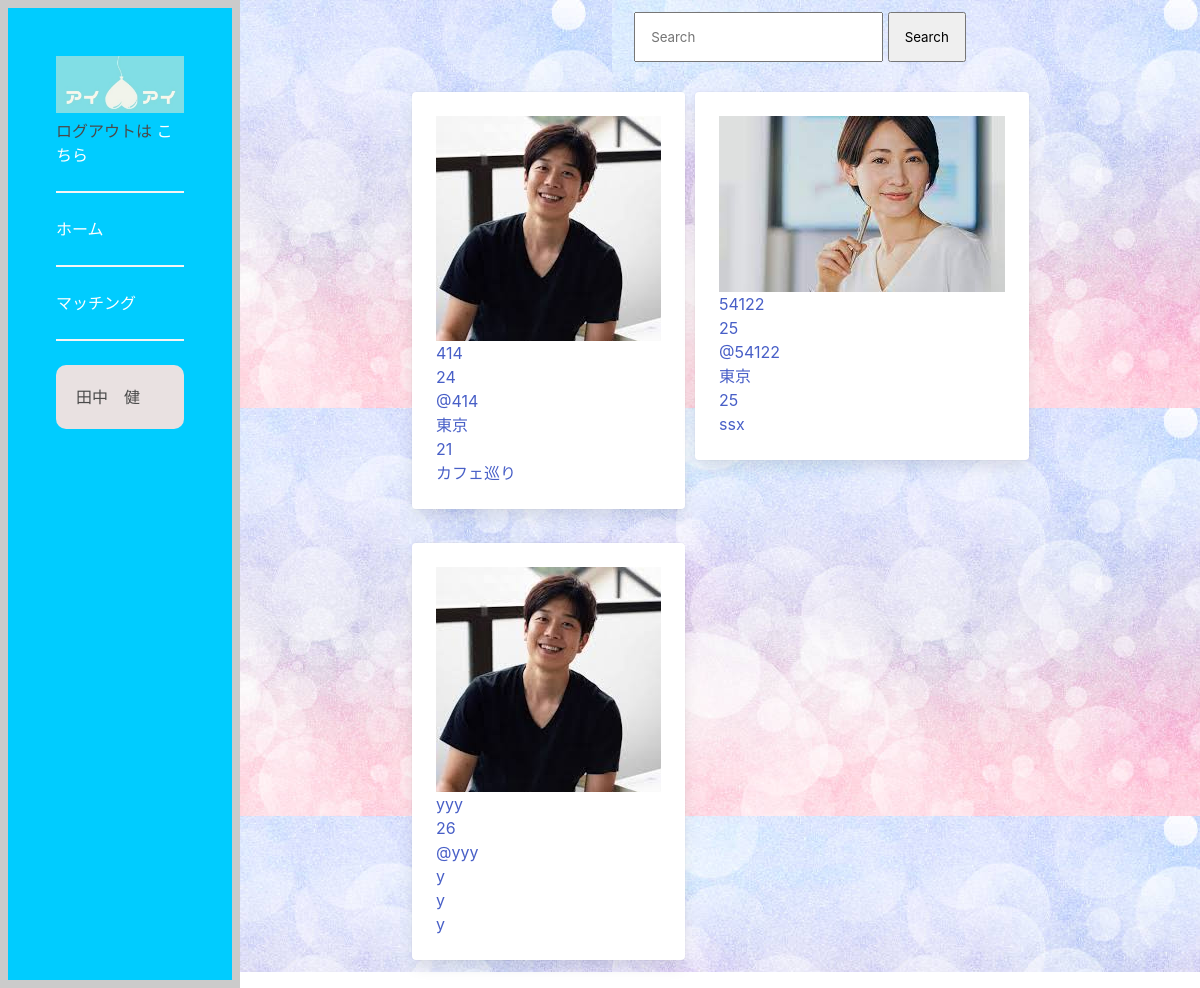
/profile_list/ (signed in), run on the app's committed database.
### dwitter/models.py (models this page shows, shortened)
class Account(models.Model):
    user = models.OneToOneField(User, on_delete=models.CASCADE)
    last_name = models.CharField(max_length=100)
    first_name = models.CharField(max_length=100)
    account_image = models.ImageField(upload_to="",blank=True)
    category = models.CharField(
        max_length=100,
        choices = CATEGORY,
    )
    area = models.CharField(max_length=100)
    age = models.CharField(max_length=100)
    hobby = models.CharField(max_length=100)

### dwitter/views.py (the view)
# urls.py: path("profile_list/", views.profile_list, name="profile_list" ),
@login_required
def profile_list(request):
        if 'q' in request.GET:
            q = request.GET['q']
            multiple_q = Q(Q(user__username__icontains=q) | Q(age__icontains=q) | Q(hobby__icontains=q)| Q(last_name__icontains=q)| Q(area__icontains=q))
            account = Account.objects.filter(multiple_q)
        else:
            account = Account.objects.exclude(user=request.user)
        context = {
            'account': account
        }
        return render(request, "dwitter/profile_list.html", context)

### dwitter/templates/dwitter/profile_list.html
{% extends 'base.html' %}
{% block content %}
<div class="column">
  <form class="center">
    <input class="search" name="q" type="search" placeholder="Search" aria-label="Search">
    <button class="btn" type="submit">Search</button>
  </form>
  <section class="row">
{% for account in account %}
    <div class="block">
      <div class="card">
        <a href="{% url 'profile' account.user.id %}">
          <div class="card-content">
            <div class="">
              <div class="">
                <figure class="image is-58x58">
                  <img src="{{ account.account_image.url}}" alt="{{ account.account_image}}" class="card-img-top">
                </figure>
              </div>
              <div class="media-content">
                <p>{{ account.user.username }}</p>
<p>{{account.id}}</p>
                <p>@{{ account.user.username|lower }}</p>
                <p>{{ account.area }}</p>
                <p>{{ account.age }}</p>
                <p>{{ account.hobby }}</p>
              </div>
            </div>
          </div>
        </a>
      </div>
    </div>
{% endfor %}
</section>
</div>
{% endblock content %}

### dwitter/templates/base.html (shortened to what this page needs)
{% load static %}
<!DOCTYPE html>
<html lang="en">
<head>
     <link rel="stylesheet"
    href="https://cdn.jsdelivr.net/npm/bulma@0.9.3/css/bulma.min.css">
    <link rel="stylesheet" href="{% static 'css/dwitter.css' %}">
    <link rel="stylesheet" href="{% static 'css/dwitter-pages.css' %}">
</head>
<body>
    <section class=" is-success mb-4">
        <div class="hero-body">
            <img src={% static "css/main_image.jpg" %}>
            <p> ログアウトは
                <a href="{% url 'Logout' %}">こちら</a> <br>
                <hr>
                <a href="{% url 'dashboard' %}">ホーム</a> <br>
                <hr>
                <a href="{% url 'profile_list' %}">マッチング</a> <br>
                <hr>
            </p>
                <p class="login__user">{{user.account.last_name}}　{{user.account.first_name}}</p>
        </div>
        <div class="containera">
            <div class="">
                {% block content %}
                {% endblock content %}
            </div>
        </div>
</body>
</html>

### static/css/dwitter.css (style rules this page uses)
body { background-image: url(../css/BackGroundSample.jpg); }
.hero-body { height: 100%; width: 20%; background-color: #00CCFF; box-sizing: border-box; border: 8px solid rgb(203, 203, 203); position: fixed; }
.hero-body a { color: #fff; }
.containera { height: 100%; padding-left: 25em; }
.login__user { padding: 20px; border-radius: 10px; background-color: rgb(233, 225, 225); }

### static/css/dwitter-pages.css (style rules this page uses)
.row { gap: 10px; display: flex; flex-wrap: wrap; }
.center { text-align: center; padding-bottom: 30px; }
.search { padding: 15px; }
.btn { padding: 15px; }

### data on the page
Account: account_image (picture), user.username "414", id "24", area "東京", age "21", hobby "カフェ巡り"
Account: account_image (picture), user.username "54122", id "25", area "東京", age "25", hobby "ssx"
Account: account_image (picture), user.username "yyy", id "26", area "y", age "y", hobby "y"

### other printed values
{{ user.account.last_name }} "田中"
{{ user.account.first_name }} "健"
